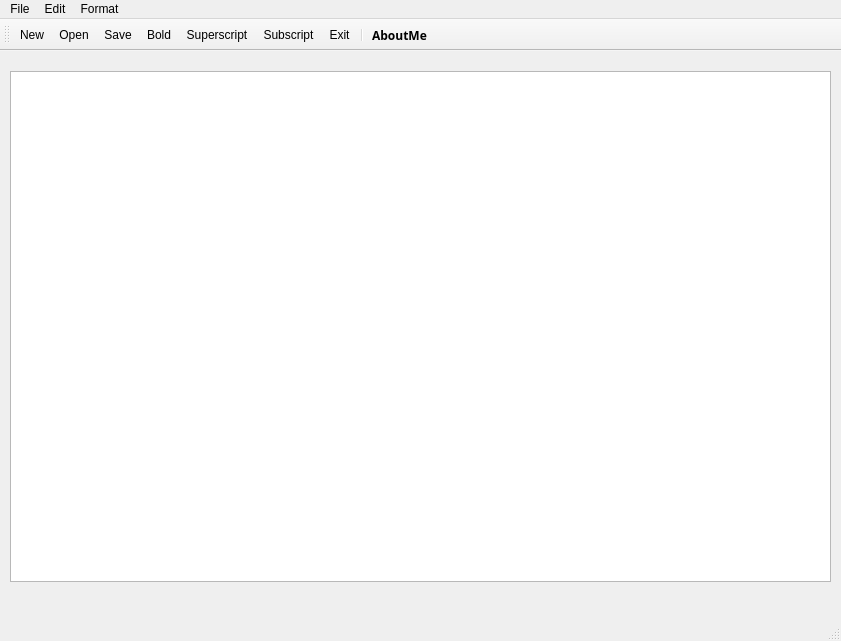
<?xml version="1.0" encoding="UTF-8"?>
<ui version="4.0">
 <class>Notepad</class>
 <widget class="QMainWindow" name="Notepad">
  <property name="geometry">
   <rect>
    <x>0</x>
    <y>0</y>
    <width>841</width>
    <height>641</height>
   </rect>
  </property>
  <property name="windowTitle">
   <string>Notepad</string>
  </property>
  <widget class="QWidget" name="centralwidget">
   <widget class="QWidget" name="verticalLayoutWidget">
    <property name="geometry">
     <rect>
      <x>10</x>
      <y>20</y>
      <width>821</width>
      <height>511</height>
     </rect>
    </property>
    <layout class="QVBoxLayout" name="verticalLayout_2">
     <item>
      <widget class="QTextEdit" name="textEdit">
       <property name="sizePolicy">
        <sizepolicy hsizetype="Expanding" vsizetype="Expanding">
         <horstretch>0</horstretch>
         <verstretch>0</verstretch>
        </sizepolicy>
       </property>
       <property name="baseSize">
        <size>
         <width>0</width>
         <height>0</height>
        </size>
       </property>
      </widget>
     </item>
    </layout>
   </widget>
  </widget>
  <widget class="QMenuBar" name="menubar">
   <property name="geometry">
    <rect>
     <x>0</x>
     <y>0</y>
     <width>841</width>
     <height>26</height>
    </rect>
   </property>
   <widget class="QMenu" name="menuFile">
    <property name="title">
     <string>File</string>
    </property>
    <addaction name="actionNew"/>
    <addaction name="actionOpen"/>
    <addaction name="actionSave"/>
    <addaction name="actionExit"/>
   </widget>
   <widget class="QMenu" name="menuEdit">
    <property name="title">
     <string>Edit</string>
    </property>
    <addaction name="actionCopy"/>
    <addaction name="actionPaste"/>
    <addaction name="actionCut"/>
   </widget>
   <widget class="QMenu" name="menuFormat">
    <property name="title">
     <string>Format</string>
    </property>
    <addaction name="actionBold"/>
    <addaction name="actionSuperscript"/>
    <addaction name="actionSubscript"/>
   </widget>
   <addaction name="menuFile"/>
   <addaction name="menuEdit"/>
   <addaction name="menuFormat"/>
  </widget>
  <widget class="QStatusBar" name="statusbar"/>
  <widget class="QToolBar" name="toolBar">
   <property name="sizePolicy">
    <sizepolicy hsizetype="Preferred" vsizetype="Fixed">
     <horstretch>0</horstretch>
     <verstretch>0</verstretch>
    </sizepolicy>
   </property>
   <property name="minimumSize">
    <size>
     <width>0</width>
     <height>0</height>
    </size>
   </property>
   <property name="windowTitle">
    <string>toolBar</string>
   </property>
   <attribute name="toolBarArea">
    <enum>TopToolBarArea</enum>
   </attribute>
   <attribute name="toolBarBreak">
    <bool>false</bool>
   </attribute>
   <addaction name="actionNew"/>
   <addaction name="actionOpen"/>
   <addaction name="actionSave"/>
   <addaction name="actionBold"/>
   <addaction name="actionSuperscript"/>
   <addaction name="actionSubscript"/>
   <addaction name="actionExit"/>
   <addaction name="separator"/>
   <addaction name="actionAboutMe"/>
  </widget>
  <action name="actionNew">
   <property name="icon">
    <iconset>
     <normaloff>:/imgs/Resourse/Icons/new.png</normaloff>
     <normalon>:/icons/Resourse/Icons/add-file.png</normalon>:/imgs/Resourse/Icons/new.png</iconset>
   </property>
   <property name="text">
    <string>New</string>
   </property>
  </action>
  <action name="actionOpen">
   <property name="checkable">
    <bool>false</bool>
   </property>
   <property name="icon">
    <iconset resource="Resource.qrc">
     <normaloff>:/icons/Resourse/Icons/folder.png</normaloff>
     <normalon>Resourse/Icons/folder.png</normalon>:/icons/Resourse/Icons/folder.png</iconset>
   </property>
   <property name="text">
    <string>Open</string>
   </property>
  </action>
  <action name="actionSave">
   <property name="icon">
    <iconset>
     <normaloff>:/imgs/Resourse/Icons/save.png</normaloff>
     <normalon>:/icons/Resourse/Icons/data-storage.png</normalon>:/imgs/Resourse/Icons/save.png</iconset>
   </property>
   <property name="text">
    <string>Save</string>
   </property>
  </action>
  <action name="actionExit">
   <property name="icon">
    <iconset resource="Resource.qrc">
     <normaloff>:/icons/Resourse/Icons/exit.png</normaloff>:/icons/Resourse/Icons/exit.png</iconset>
   </property>
   <property name="text">
    <string>Exit</string>
   </property>
  </action>
  <action name="actionCopy">
   <property name="text">
    <string>Copy</string>
   </property>
  </action>
  <action name="actionPaste">
   <property name="text">
    <string>Paste</string>
   </property>
  </action>
  <action name="actionCut">
   <property name="text">
    <string>Cut</string>
   </property>
  </action>
  <action name="actionBold">
   <property name="icon">
    <iconset>
     <normalon>:/icons/Resourse/Icons/bold-text.png</normalon>
    </iconset>
   </property>
   <property name="text">
    <string>Bold</string>
   </property>
  </action>
  <action name="actionSuperscript">
   <property name="icon">
    <iconset>
     <normalon>:/icons/Resourse/Icons/superscript (1).png</normalon>
    </iconset>
   </property>
   <property name="text">
    <string>Superscript</string>
   </property>
  </action>
  <action name="actionSubscript">
   <property name="icon">
    <iconset>
     <normalon>:/icons/Resourse/Icons/subscript.png</normalon>
    </iconset>
   </property>
   <property name="text">
    <string>Subscript</string>
   </property>
  </action>
  <action name="actionAboutMe">
   <property name="text">
    <string>AboutMe</string>
   </property>
   <property name="toolTip">
    <string>About Me</string>
   </property>
   <property name="font">
    <font>
     <family>Lucida Sans Typewriter</family>
     <bold>true</bold>
    </font>
   </property>
   <property name="menuRole">
    <enum>QAction::NoRole</enum>
   </property>
  </action>
 </widget>
 <resources>
  <include location="Resource.qrc"/>
 </resources>
 <connections/>
</ui>
